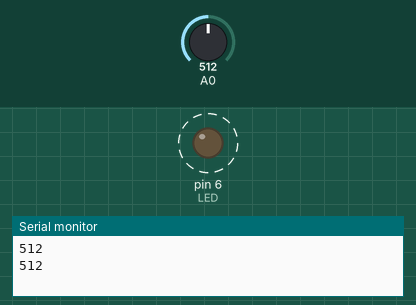
Simulated run of this sketch. Board: Arduino Uno, built with avr-gcc and run on an emulated ATmega328P. On the bench: output pins drawn as LEDs (lit = HIGH), the last lines printed to the serial monitor. Dashed ring = blinking. Inputs (shaded band) come from the test bench; at power-on: A0 = 512.

Above: at 1.8 s.
1.9 s: A0 set to 306
At 2.2 s:
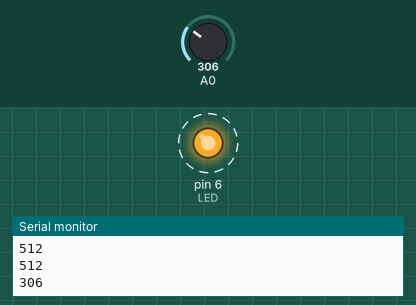
5.4 s: A0 set to 122
At 5.56 s:
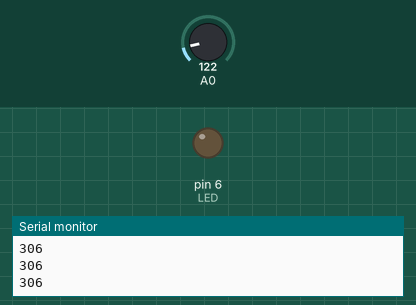
Timing chart, 0 to 14.9 s (numbered marks = the images above; inputs shaded):
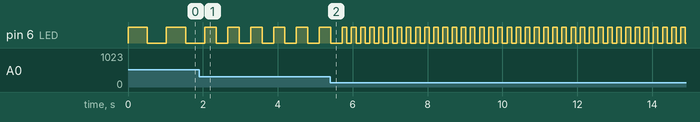

The sketch:

project4.ino
```cpp
void setup() {
  // put your setup code here, to run once:
  pinMode(6, OUTPUT); //LED
  Serial.begin(9600);
  while(!Serial) {}
}

void loop() {
  // put your main code here, to run repeatedly:
  int photocell = analogRead(A0);
  //if(Serial.available() == true) {
    Serial.println(photocell);
  //}
  digitalWrite(6, HIGH);
  delay(photocell);
  digitalWrite(6, LOW);
  delay(photocell);
}
```

Measured:
- after the input at 1.9 s, pin 6 (LED): alternates HIGH for 0.31 s and LOW for 0.31 s, starting after 0.46 s
- by itself, pin 6 (LED): alternates HIGH for 0.51 s and LOW for 0.51 s
